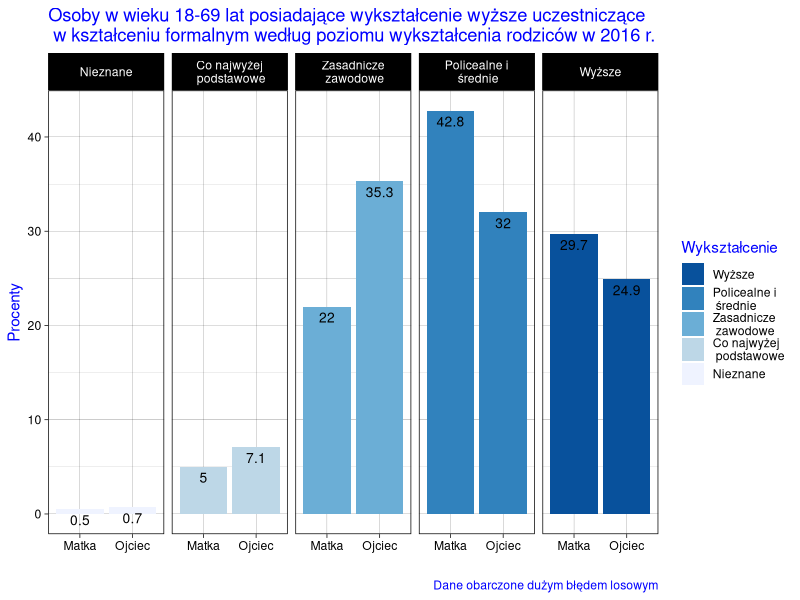

Recreate this plot in R.
## ---- chunk 1
knitr::opts_chunk$set(echo = FALSE)
## ---- chunk 2
library(ggplot2)
library(dplyr)
## ---- chunk 3
Wykształcenie=c("Wyższe","Policealne i\n średnie","Zasadnicze\n zawodowe","Co najwyżej\n podstawowe","Nieznane")
Wykształcenie=factor(Wykształcenie,levels = rev(Wykształcenie))
Wykształcenie=rep(Wykształcenie,2)
Procenty=c(24.9,32,35.3,7.1,0.7,29.7,42.8,22,5,0.5)
Rodzic=rep(factor(c("Ojciec","Matka")),each=5)
df<-data_frame(Wykształcenie,Procenty,Rodzic)
## ---- chunk 4
ggplot(df,aes(x=Rodzic,y=Procenty,fill=Wykształcenie,group=Rodzic))+geom_bar(stat = "identity",position = position_dodge2())+
  scale_fill_brewer(palette = "Blues",guide=guide_legend(reverse = TRUE))+
  geom_text(aes(label=Procenty), vjust=1.6, color="black", size=3.5)+
  facet_grid(.~Wykształcenie)+
  theme_linedraw()+
  theme(title = element_text(colour = "blue"))+
  labs(title="Osoby w wieku 18-69 lat posiadające wykształcenie wyższe uczestniczące\n w kształceniu formalnym według poziomu wykształcenia rodziców w 2016 r.",x="",caption="Dane obarczone dużym błędem losowym")
  
  
